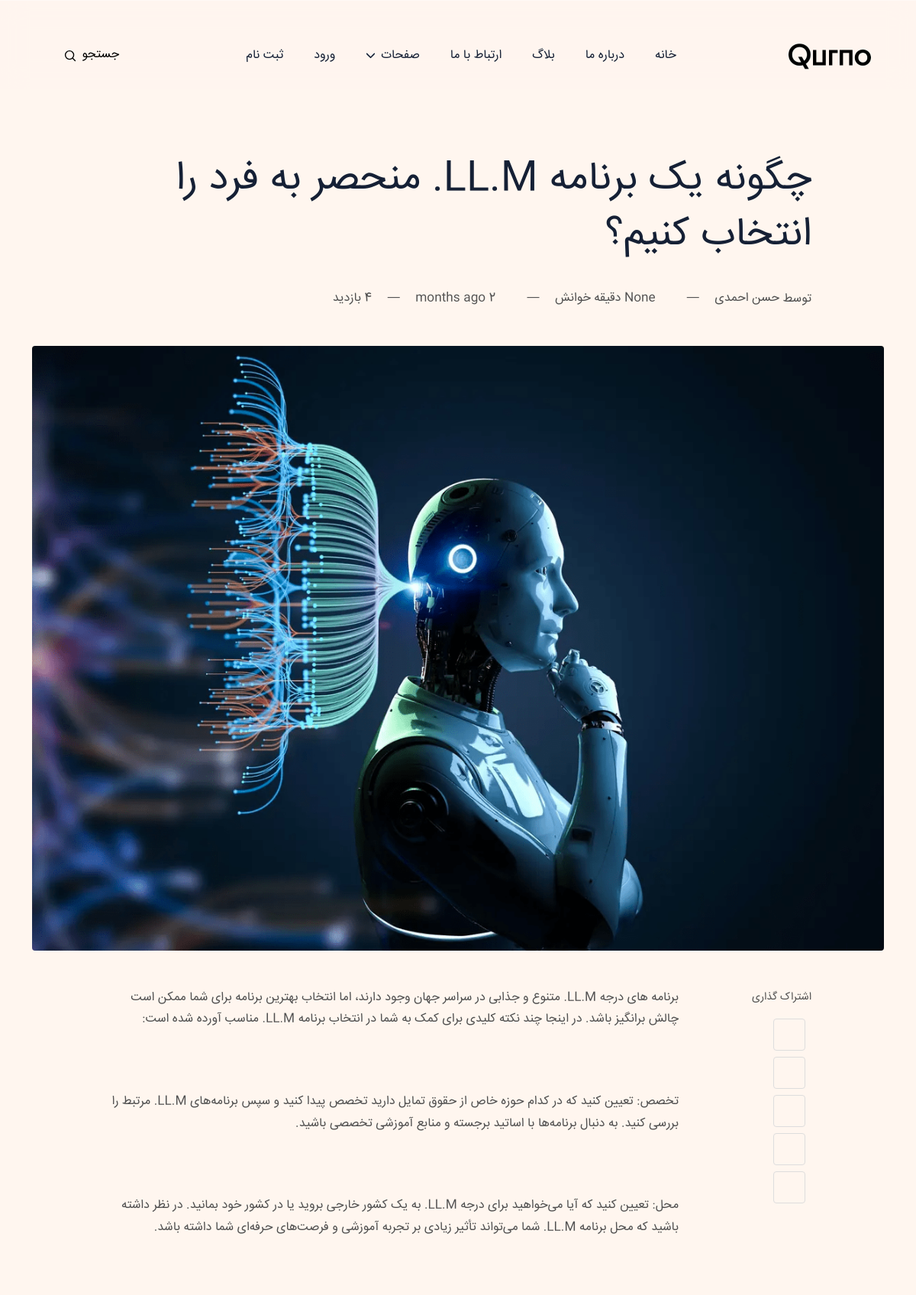
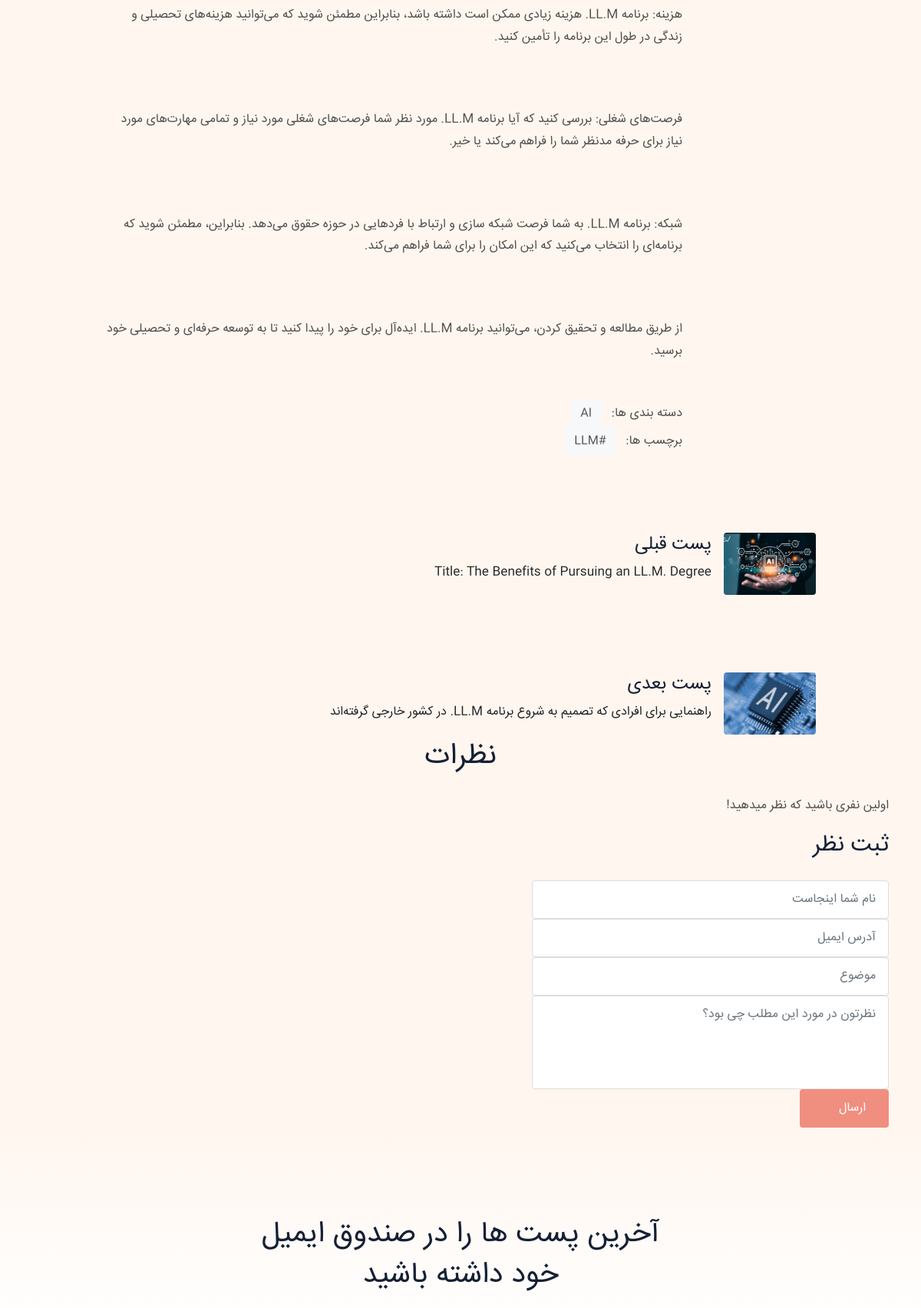
Page /blog/2 (upper part) on the committed database (2 pictures, top to bottom).
### blog/models.py (models this page shows, shortened)
class Post(models.Model):
    image = models.ImageField(upload_to="blog/", default="blog/default.jpg")
    title = models.CharField(max_length=255)
    content = models.TextField()
    tags = TaggableManager()
    category = models.ManyToManyField(Category)
    author = models.ForeignKey(User, on_delete=models.SET_NULL, null=True)
    counted_view = models.IntegerField(default=0)
    login_required = models.BooleanField(default=False)
    is_published = models.BooleanField(default=False)
    created_at = models.DateTimeField(auto_now_add=True)
    updated_at = models.DateTimeField(auto_now=True)
    published_date = models.DateTimeField(null=True, blank=True)
    read_duration_minutes = models.DurationField(null=True, blank=True)
    class Meta:
        ordering = ["-created_at"]

class Category(models.Model):
    name = models.CharField(max_length=255)
    def __str__(self):
        return str(self.name)

### blog/views.py (the view, shortened to what this page needs)
# urls.py: path("<int:pid>", blog_single, name="single"),
def blog_single(request, pid: int):
    context = {}
    posts = Post.objects.filter(
        pk=pid, is_published=True, published_date__lte=timezone.now()
    )
    post = get_object_or_404(posts)
    post.counted_view += 1
    post.save()
    comments = Comment.objects.filter(post=post.id, approved=True).order_by("-created_at")
    form = CommentForm()
    try:
        next_post = (
            Post.objects.filter(
                id__gt=post.id, is_published=True, published_date__lte=timezone.now()
            )
            .order_by("id")
            .first()
        )
        if next_post:
            if not next_post.is_published:
                next_post = None
    except Post.DoesNotExist:
        next_post = None
    try:
        pre_post = (
            Post.objects.filter(
                id__lt=post.id, is_published=True, published_date__lte=timezone.now()
            )
            .order_by("-id")
            .first()
        )
        if pre_post:
            if not pre_post.is_published:
                pre_post = None
    except Post.DoesNotExist:
        pre_post = None
    if post.login_required and not request.user.is_authenticated:
        return redirect(reverse("accounts:login"))
    context = {"post": post, "next_post": next_post, "pre_post": pre_post, 'comments': comments, 'form': form}
    return render(request, "blog/blog-single.html", context)

### blog/forms.py
class CommentForm(forms.ModelForm):
    class Meta:
        model = Comment
        fields = ['post', 'name', 'email', 'subject', 'message']

### blog/templatetags/blog_tags.py (called while the page is built)
@register.inclusion_tag("blog/parts/search-cat.html")
def search_by_categories():
    posts = Post.objects.filter(is_published=True)
    categories = Category.objects.all()
    counted_categories = []
    for cat in categories:
        count = posts.filter(category=cat).count()
        if count:
            counted_categories.append(cat)
    return {"categories": counted_categories}

### templates/blog/blog-single.html (shortened to what this page needs)
{% extends 'base.html' %}
{% load humanize %}
{% load static %}
{% block content %}
<section class="section-sm pb-0">
  <div class="container">
    <div class="row justify-content-center">
      <div class="col-lg-10">
        <div class="mb-5">
          <h3 class="h1 mb-4 post-title">{{ post.title }}</h3>
          <ul class="card-meta list-inline mb-2">
            <li class="list-inline-item mt-2">
              <a href="author-single.html" class="card-meta-author" title="خواندن پست نوشته شده توسط - {{ post.author.get_full_name}}">
                 توسط
                 <span>{{ post.author.get_full_name}}</span>
              </a>
            </li>
            <li class="list-inline-item mt-2">—</li>
            <li class="list-inline-item mt-2">
              <i class="ti ti-clock"></i>
              <span>{{ post.read_duration_minutes}} دقیقه خوانش</span>
            </li>
            <li class="list-inline-item mt-2">—</li>
            <li class="list-inline-item mt-2">
              <i class="ti ti-calendar-event"></i>
              <span>{{ post.published_date | naturaltime }}</span>
            </li>
            <li class="list-inline-item mt-2">—</li>
            <li class="list-inline-item mt-2"> {{ post.counted_view }} بازدید</li>
          </ul>
        </div>
      </div>
      <div class="col-lg-12">
        <div class="mb-5 text-center">
          <img class="w-100 h-auto rounded" src={{ post.image.url }} alt={{ post.title }} width="970" height="auto">
        </div>
      </div>
      <div class="col-lg-2 post-share-block order-1 order-lg-0 mt-5 mt-lg-0">
        <div class="position-sticky" style="top:150px">
          <span class="d-inline-block mb-3 small"> اشتراک گذاری </span>
          <ul class="social-share icon-box">
            <li class="d-inline-block d-lg-block me-2 mb-2" onclick="return tbs_click()"><i class="ti ti-brand-twitter"></i></li>
            <li class="d-inline-block d-lg-block me-2 mb-2" onclick="return fbs_click()"><i class="ti ti-brand-facebook"></i></li>
            <li class="d-inline-block d-lg-block me-2 mb-2" onclick="return ins_click()"><i class="ti ti-brand-linkedin"></i></li>
            <li class="d-inline-block d-lg-block me-2 mb-2" onclick="return red_click()"><i class="ti ti-brand-reddit"></i></li>
            <li class="d-inline-block d-lg-block me-2 mb-2" onclick="return pin_click()"><i class="ti ti-brand-pinterest"></i></li>
          </ul>
        </div>
      </div>
      <div class="col-lg-8 post-content-block order-0 order-lg-2">
        <div class="content">
          {{ post.content | safe }}
        </div>
        <ul class="post-meta-tag list-unstyled list-inline mt-5">
          <li class="list-inline-item"> دسته بندی ها: </li>
          {% for category in post.category.all %}
            <li class="list-inline-item"><a href="{% url 'blog:category' cat_name=category.name %}">{{ category.name }}</a></li>
          {% endfor %}
        </ul>
        <ul class="post-meta-tag list-unstyled list-inline ">
          <li class="list-inline-item"> برچسب ها: </li>
          {% for tag in post.tags.all %}
            <li class="list-inline-item"><a href="{% url 'blog:tag' tag_name=tag.name %}">{{ tag.name }}</a></li>
          {% endfor %}
        </ul>
      </div>
    </div>
    {% if pre_post is not None %}
      <div class="single-post-author">
        <div class="row justify-content-center">
          <div class="col-lg-10">
            <div class="d-block d-md-flex">
              <a href={% url 'blog:single' pid=pre_post.id %}>
                <img class="rounded mr-4" src={{ pre_post.image.url }} alt={{ pre_post.title }} width="120" height="auto">
              </a>
              <a href={% url 'blog:single' pid=pre_post.id %} class="text-dark">
                <div class="ms-0 ms-md-4 ps-0 ps-md-3 mt-4 mt-md-0 mx-md-3">
                  <h5 class="h4 mb-1">پست قبلی</h5>
                  <p>{{ pre_post.title }}</p>
                </div>
              </a>
            </div>
          </div>
        </div>
      </div>
    {% endif %}
    {% if next_post is not None %}
    <div class="single-post-author">
      <div class="row justify-content-center">
        <div class="col-lg-10">
          <div class="d-block d-md-flex">
            <a href={% url 'blog:single' pid=next_post.id %}>
              <img class="rounded mr-4" src={{ next_post.image.url }} alt={{ next_post.title }} width="120" height="auto">
            </a>
            <a href={% url 'blog:single' pid=next_post.id %} class="text-dark">
              <div class="ms-0 ms-md-4 ps-0 ps-md-3 mt-4 mt-md-0 mx-md-3">
                <h5 class="h4 mb-1">پست بعدی</h5>
                <p>{{ next_post.title }}</p>
              </div>
            </a>
          </div>
        </div>
      </div>
    </div>
    {% endif %}
<h2 class="section-title text-center mb-4">نظرات</h2>
{% for comment in comments %}
  <div class="single-post-author">
    <div class="row justify-content-center">
      <div class="col-lg-10">
        <div class="d-block d-md-flex">
            <img class="rounded mr-4" src="{% static 'assets/images/author/thomas-macaulay.jpg' %}" width="96" height="96">
          </a>
            <div class="ms-0 ms-md-4 ps-0 ps-md-3 mt-4 mt-md-0 mx-md-3">
              <h5 class="h4 mb-1">{{ comment.name }}</h5>
              <p>{{ comment.message }}</p>
              <small>{{ comment.created_at|naturaltime }}</small>
            </div>
        </div>
      </div>
    </div>
  </div>
{% empty %}
  <div class="justify-content-center">
    <p> اولین نفری باشید که نظر میدهید! </p>
  </div>
{% endfor %}
<div class="col-lg-5 ms-lg-auto ms-lg-0 ms-auto">
  <h3 class="h3 mb-4">ثبت نظر</h3>
  <form method='Post' action="{% url 'blog:single' pid=post.id %}">
    {% if request.user.is_authenticated %}
    <div class="col-md-12">
      <input type="text" class="form-control" placeholder="نام شما اینجاست" name="name" value={{ request.user.first_name }} hidden required />
    </div>
    <div class="col-md-12">
      <input type="email" class="form-control" placeholder="آدرس ایمیل" name="email" value={{ request.user.email }} hidden required />
    </div>
    {% else %}
    <div class="col-md-12">
      <input type="text" class="form-control" placeholder="نام شما اینجاست" name="name" required />
    </div>
    <div class="col-md-12">
      <input type="email" class="form-control" placeholder="آدرس ایمیل" name="email" required />
    </div>
    {% endif %}
    <div class="col-md-12">
      <input type="text" class="form-control" placeholder="موضوع" name="subject"/>
    </div>
    <div class="col-md-12">
      <textarea class="form-control" placeholder="نظرتون در مورد این مطلب چی بود؟" rows="4" name="message" required></textarea>
    </div>
    <div class="col-12">
      <button type="submit" class="btn btn-primary" aria-label="ثبت نظر">ارسال <i class="ti ti-brand-telegram me-1"></i></button>
    </div>
  </form>
</div>
</section>
{% endblock %}

### statics/assets/css/style.css (style rules this page uses)
.h1, h1 { font-size: 64px }
@media (max-width:1399px) { .h1, h1 { font-size: 52px } }
.h2, h2 { font-size: 38px }
.h3, h3 { font-size: 30px }
.h4, h4 { font-size: 24px }
.h5, h5 { font-size: 18px }
.h1, .h2, .h3, .h4, .h5, .h6, h1, h2, h3, h4, h5, h6 { line-height: 1.4; font-family: iransans, serif; color: #152035 }
a { color: #000; transition: all .3s; text-decoration: none }
li, ul { padding: 0; margin: 0; list-style-position: inside }
body { color: #505050; background-color: #fff6ef; font-family: iransans, sans-serif; font-size: 16px; line-height: 1.65; direction: rtl; text-align: right; }
p { line-height: 1.8 }
.section-sm { padding: 90px 0 }
.section-title { position: relative; margin-bottom: 80px }
.btn { padding: 11px 28px; color: #fff; border: 0; transition: .2s ease-out; position: relative; z-index: 1; overflow: hidden }
.btn.btn-primary { background-color: #f08e80 !important; border: 2px solid #f08e80 }
.btn i { transform: translateY(1px); display: inline-block }
.social-share li { font-size: 18px; padding: 7px; color: rgba(0, 0, 0, .8); display: inline-block; cursor: pointer; transition: .3s; text-align: center }
.social-share.icon-box li { height: 42px; width: 42px; line-height: 42px; border: 1px solid #ddd; padding: 0 }
.content * { word-break: break-word; overflow-wrap: break-word; margin-bottom: 25px }
.content :first-child { margin-top: 0 }
.content :last-child { margin-bottom: 0 !important }
.form-control { padding: 0; border: 0; border: 1px solid #ddd; transition: .3s ease; padding: 12px 16px }
.form-control:not(textarea) { height: 50px }
textarea { resize: none }
.btn, .card-meta .card-meta-author img, .card.post-card .post-image::before, .content blockquote, .content img, .content pre, .disqus-comment .block, .form-control, .newsletter-block .input-group-text, .post-meta-tag a, .rounded, .search-results::-webkit-scrollbar-thumb, .search-results::-webkit-scrollbar-track, .search-toggle, .social-share li, footer .icon-box a, header .dropdown-item, header .nav-item .nav-link { border-radius: 4px !important }
.text-dark { color: #152035 }
.post-title { color: #152035; transition: .3s }
.card-meta>li { vertical-align: middle; display: inline-flex; }
.card-meta>li i { font-size: 20px; vertical-align: bottom; margin: 0 0px 0 5px; }
.card-meta a { color: #505050 }
.card-meta .list-inline-item:not(:last-child) { margin-left: 1rem; flex-direction: row; display: inline-flex; }
.card-meta .card-meta-author { display: inline-block }
.card-meta .card-meta-author span { transition: .2s }
.card-meta .card-meta-author span { vertical-align: middle }
.post-share-block { width: 174px }
.post-content-block { width: calc(83.33333334% - 174px) }
.disqus-comment, .single-post-author, .single-post-similer { margin-top: 100px }
.post-meta-tag a { display: inline-block; background-color: #f7f8fa; color: #505050; padding: 6px 13px; font-size: 15px }

### rows in the picture
Post: title "چگونه یک برنامه LL.M. منحصر به فرد را انتخاب کنیم؟", author.get_full_name "حسن احمدی", published_date "2 months ago", image (picture), content "برنامه های درجه LL.M. متنوع و جذابی در سراسر جهان وجود دارند، اما انتخاب بهترین برنامه برای شما ممکن است چالش برانگیز باشد. در اینجا چند نکته کلیدی برای کمک به شما در انتخاب برنامه LL.M. مناسب آورده شده است: تخصص: تعیین کنید که در کدام حوزه خاص از حقوق تمایل دارید تخصص پیدا کنید و سپس برنامه‌های LL.M. مرتبط را بررسی کنید. به دنبال برنامه‌ها با اساتید برجسته و منابع آموزشی تخصصی باشید. محل: تعیین کنید که آیا می‌خواهید برای درجه LL.M. به یک کشور خارجی بروید یا در کشور خود بمانید. در نظر داشته باشید که محل برنامه LL.M. شما می‌تواند تأثیر زیادی بر تجربه آموزشی و فرصت‌های حرفه‌ای شما داشته باشد. هزینه: برنامه LL.M. هزینه زیادی ممکن است داشته باشد، بنابراین مطمئن شوید که می‌توانید هزینه‌های…"
Category: name "AI"
Tag: name "#LLM"
Post: image (picture), title "Title: The Benefits of Pursuing an LL.M. Degree"
Post: image (picture), title "راهنمایی برای افرادی که تصمیم به شروع برنامه LL.M. در کشور خارجی گرفته‌اند"
